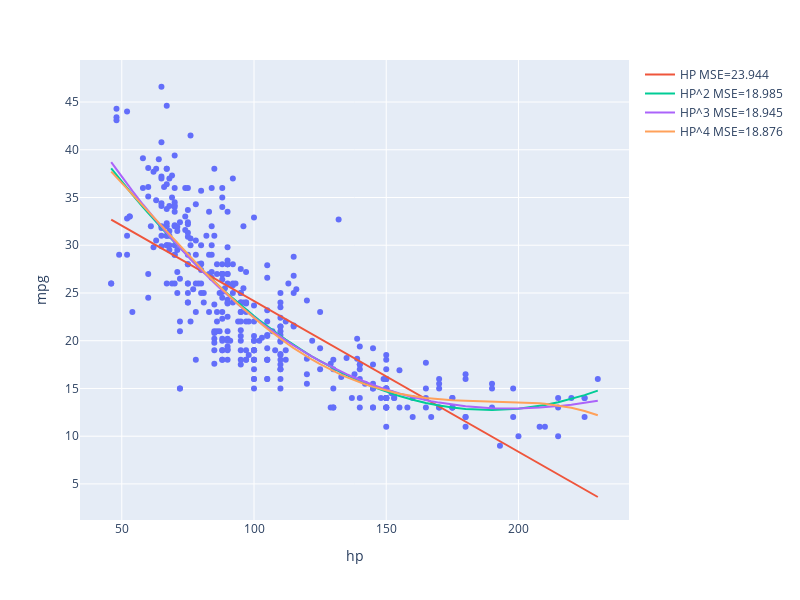

Notebook code for this chart:
### Code cell
fig = px.scatter(vehicles, x="hp", y="mpg", width=800, height=600)
fig.add_trace(go.Scatter(
    x=vehicles["hp"], y=hp_model_predictions, mode="lines", 
    name=f"HP MSE={np.round(mse(vehicles['mpg'], hp_model_predictions),3)}"))
fig.add_trace(go.Scatter(
    x=vehicles["hp"], y=hp2_model_predictions, mode="lines", 
    name=f"HP^2 MSE={np.round(mse(vehicles['mpg'], hp2_model_predictions),3)}"))
fig.add_trace(go.Scatter(
    x=vehicles["hp"], y=hp3_model_predictions, mode="lines", 
    name=f"HP^3 MSE={np.round(mse(vehicles['mpg'], hp3_model_predictions),3)}"))
fig.add_trace(go.Scatter(
    x=vehicles["hp"], y=hp4_model_predictions, mode="lines", 
    name=f"HP^4 MSE={np.round(mse(vehicles['mpg'], hp4_model_predictions),3)}"))

### Figure 1 — Plotly figure (JSON) as saved in the notebook; plotly's stock layout.template omitted (floating-point values rounded to 4 significant figures; data arrays with more than 128 entries replaced by an {"elided": "..."} marker saying what was removed)
{"data": [{"hovertemplate": "hp=%{x}<br>mpg=%{y}<extra></extra>", "legendgroup": "", "marker": {"color": "#636efa", "symbol": "circle"}, "mode": "markers", "name": "", "orientation": "v", "showlegend": false, "type": "scatter", "x": {"elided": "392 int values"}, "xaxis": "x", "y": {"elided": "392 float values"}, "yaxis": "y"}, {"mode": "lines", "name": "HP MSE=23.944", "type": "scatter", "x": {"elided": "392 int values"}, "y": {"elided": "392 float values"}}, {"mode": "lines", "name": "HP^2 MSE=18.985", "type": "scatter", "x": {"elided": "392 int values"}, "y": {"elided": "392 float values"}}, {"mode": "lines", "name": "HP^3 MSE=18.945", "type": "scatter", "x": {"elided": "392 int values"}, "y": {"elided": "392 float values"}}, {"mode": "lines", "name": "HP^4 MSE=18.876", "type": "scatter", "x": {"elided": "392 int values"}, "y": {"elided": "392 float values"}}], "layout": {"height": 600, "legend": {"tracegroupgap": 0}, "margin": {"t": 60}, "width": 800, "xaxis": {"anchor": "y", "autorange": true, "domain": [0, 1], "range": [34.16, 241.8], "title": {"text": "hp"}, "type": "linear"}, "yaxis": {"anchor": "x", "autorange": true, "domain": [0, 1], "range": [1.223, 49.4], "title": {"text": "mpg"}, "type": "linear"}}}
